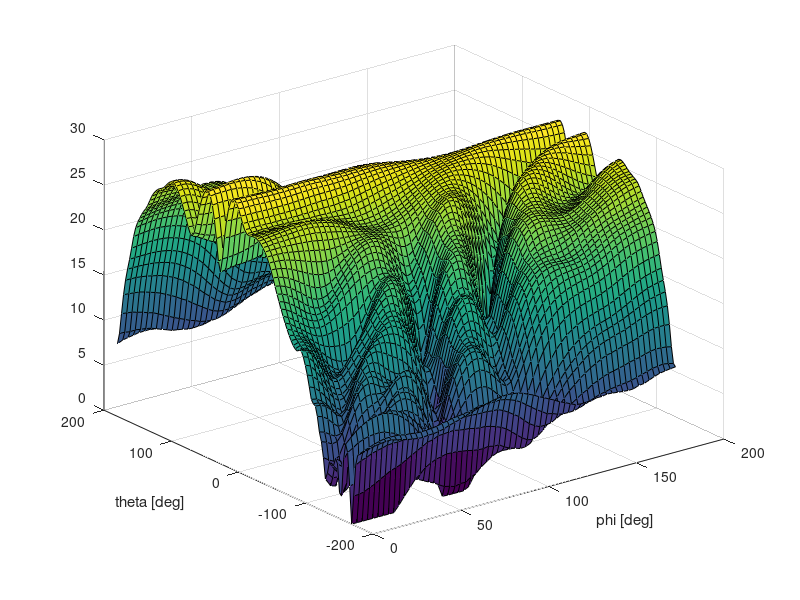

This figure's MATLAB source: (Note: this script raises an error after producing the figure.)
clear all; 
close all; 
clc;

% Load Data
load('BST_2_Patchantennen.mat');

dynamic = 30; % dB
freq    = 1;  % Vektorindex

% uncal pattern combined / total
p1 = abs(pattern.value.uncal(:,:,freq,1));
p2 = abs(pattern.value.uncal(:,:,freq,2));
p  = sqrt((p1 .* p1) + (p2 .* p2));

% normiertes pattern
plin = p ./ max(max(p(:,:))); % 0 bis 1
plog =-( 20*log10(  max(plin, 10^(-dynamic/20))  )    + dynamic); % 0dB bis dynamic

% directivity
PowerPatt = plin.* plin; % voltage pattern -> power pattern
Summe = 0; 
thetapts = length(pattern.dim(1).value);
phipts = length(pattern.dim(2).value);

for j = 1:phipts
  
    for i = 1:thetapts
        Summe = Summe + (PowerPatt(j,i) * abs(sin(  (pattern.dim(1).value(i))/180*pi  ))) ; %Betrag vom Sinus notwendig wenn theta span -180??? bis + 180???
    end
end
Prad = 2*pi/phipts * pi/thetapts * Summe;
umax=max(max(abs(plin)));

Dlin = 4*pi*max(max(PowerPatt)) / Prad;
Dlog = 10*log10(Dlin);

% Trafo in Matlab-surf's kartesisches Koordinatensystem
% theta - ele
% phi   - azi
[phi_int,theta_int] = meshgrid(pattern.measurement.dim(2).value, pattern.measurement.dim(1).value - 90 ); 
% [x,y,z] = sph2cart(azimuth,elevation,r)

[x_int,y_int,z_int] = sph2cart(phi_int*pi/180,theta_int*pi/180, plog); %[x,y,z] = sph2cart(azimuth,elevation,r)

fig = figure;
surf(phi_int,theta_int+90,-plog);
set(fig,'Name','RAW');
xlabel('phi [deg]');
ylabel('theta [deg]');

% ------------------------------------------------------------------------
% Obtain Measurement Data
[azi_int,elev_int,r] = cart2sph(x_int,y_int,z_int); % THis function is not 100%

% Refine Data
for i = 1:121
    for j = 1:61
        azi(i,j) = azi_int(2,j)*180/pi;
        elev(i,j) = elev_int(i,61)*180/pi;
    end
end


% Set Plot
di = 121;  % elev (121) -90 to 90  180 deg axis -> -z_axis -x direction
dj = 61;   %  azi (61) -180 to 180 360 deg axis -> -x_axis x-y plane +z direction

% Mapping
for i = 1:1:61   
    for j=1:1:61
        azi(i,j) = azi(i,j);
        elev(i,j) = pi/2 - elev(i,j);
    end
end


for i = 1:1:121      % ele
    for j=1:1:61   % azi
        fprintf('[%3d,%3d] azi: %8.2f ele: %8.2f\n',...
            i,j,azi(i,j),elev(i,j));
        
        % Rotate Vector
        vector_test(:,i,j)   = [x_int(i,j);y_int(i,j);z_int(i,j)];
        vector_sc_int(:,i,j) = dcm(1,pi/2)*dcm(3,-pi/2)*vector_test(:,i,j);       % BST
        vector_sc(:,i,j)     = dcm(3,-pi/2)*dcm(1,-pi/2)*vector_sc_int(:,i,j);    % STM
        
        % Test Frame
        x_test(i,j) = vector_test(1,i,j);
        y_test(i,j) = vector_test(2,i,j);
        z_test(i,j) = vector_test(3,i,j);
        
        mag_test(i,j)  = sqrt( x_test(i,j)^2 + y_test(i,j)^2 + z_test(i,j)^2);
        
        % SpaceCraft Frame
        x_sc(i,j) = vector_sc(1,i,j);
        y_sc(i,j) = vector_sc(2,i,j);
        z_sc(i,j) = vector_sc(3,i,j);
        
        mag_sc(i,j)  = sqrt( x_sc(i,j)^2 + y_sc(i,j)^2 + z_sc(i,j)^2);    
    end   
    fprintf('\n');
end

% -------------------------------------------------------------------------
% Plot
type ='test';

switch type
  case'test'
    xx  = x_test;
    yy  = y_test;
    zz  = z_test;   
    mag = mag_test;
  case 'body'
    xx  = x_sc;
    yy  = y_sc;
    zz  = z_sc;
    mag = mag_sc;
  otherwise
end


% cal pattern combined / total
pc1 = abs(pattern.value.cal(:,:,freq,1));
pc2 = abs(pattern.value.cal(:,:,freq,2));
pc  = sqrt((pc1 .* pc1) + (pc2 .* pc2));

% Gmax 
Glin = (max(max(pc(:,:))))^2;
Glog = max(max(20*log10(pc(:,:))));

% Efficiency
effeciency = Glin / Dlin;

% Magnitude Calibration
zcal = max(20*log10(pc(:,:)), Glog-dynamic); 

% Plot
screensize = get(0,'ScreenSize');

fig = figure;
set(fig,'Position',[screensize(3)*0.5 screensize(4)*0.25  screensize(3)*0.5 screensize(4)*0.5]);
set(fig,'Name',upper(type));

h3 = surf(xx,yy,zz); hold on;

axis equal; axis off;
cameratoolbar('SetMode','orbit')   
cameratoolbar('Show')
cameratoolbar('SetCoordSys','none')
set(gca,'CameraViewAngle',8); % Set Zoom of Graph
set(get(colorbar,'title'),'String', 'gain [dBi]', 'FontSize', 18, 'fontname', 'arial'); 
caxis manual; 
set(h3,'edgecolor','none'); 
% shading interp;



% Koordinatensystem
length = 50;
width  = 1;
xachse = plot3([0 length],[0 0],[0 0],'LineWidth',width, 'color', 'black');
xtext  = text([length],[0],[0],'x','fontname','arial','FontSize',18);

yachse = plot3([0 0],[0 length],[0 0],'LineWidth',width, 'color', 'black');
ytext  = text([0],[length],[0],'y','fontname','arial','FontSize',18);

zachse = plot3([0 0],[0 0],[0 length],'LineWidth',width, 'color', 'black');
ztext  = text([0],[0],[length],'z','fontname','arial','FontSize',18);  

% view(120,20);


usedfreq = pattern.dim(3).value(freq);
% title([aut.name,', ' num2str(usedfreq),' MHz',', Gmax = ',num2str(roundn(Glog,-1)),' dBi'], 'fontname', 'arial', 'fontsize', 20);
%title(['5-miniSMP, ' num2str(usedfreq),' GHz',', Gmax = ',num2str(roundn(Gmax,-1)),' dBi'], 'fontname', 'arial', 'fontsize', 22);
%text('Dmax = ',Dlog);

% rotate3d on; 

% [X,Y] = meshgrid(0.5:0.5:5,1:20);
% % X - 20x10
% % Y - 20x10
% % Z - 20x10
% Z = sin(X) + cos(Y);
% figure
% surf(X,Y,Z)
return
%% ---------------------------------------------------------------------------
% 2D Plot
fig = figure;
% x_data = pattern.measurement.dim(1).value;
% y_data = pattern.measurement.dim(2).value;
% z_data = 20*log10(pc(:,:)');

% Set plot
x_data = azi*180/pi;  % 
y_data = elev*180/pi;    % 
z_data = mag;

% set(fig,'Position',[screensize(3)*0.5 screensize(4)*0.5  screensize(3)*0.5 screensize(4)*0.5]);
h4 = surf(x_data,y_data, z_data, 'EdgeColor','none');
xlabel('Elevation: theta 0 to 180');
ylabel('Azimuth:   phi -180 to 180');
zlabel('Magnitude');
view([0 -90])


return


% set(gca, 'XLim', [x_data y_data]);
set(gca, 'xtick', y_data);

% set(get(colorbar,'title'),'String', 'gain [dBi]', 'FontSize', 18, 'fontname', 'arial'); 

%ax1.XLim = [pattern.measurement.dim(1).value(end) pattern.measurement.dim(1).value(1)];
% set(gca, 'YLim', [x_data y_data]);
x_data = x_data';
set(gca, 'ytick', x_data);
%ax1.YLim = [pattern.measurement.dim(2).value(1) pattern.measurement.dim(2).value(end)];


set(ax1, 'CLim', [Glog-30 Glog]);
% %ax1.CLim = [Glog-30 Glog];
 set(ax1, 'XLabel', '\theta (deg)');
% %ax1.XLabel.String  = '\theta (deg)';
 set(ax1, 'YLabel', '\phi (deg)');
% %ax1.YLabel.String  = '\phi (deg)';
 set(ax1, 'Title', 'BST Patchantenna, 2230MHz, Gnax= 6dBi, Combined Gain (\theta,\phi) in dBi');
%ax1.Title.String   = ['Kombinierter Gewinn (\theta,\phi) in dBi'];
%print('C:\Users\wiedfeld\Desktop\2D_pattern.pdf','-S720,360');
